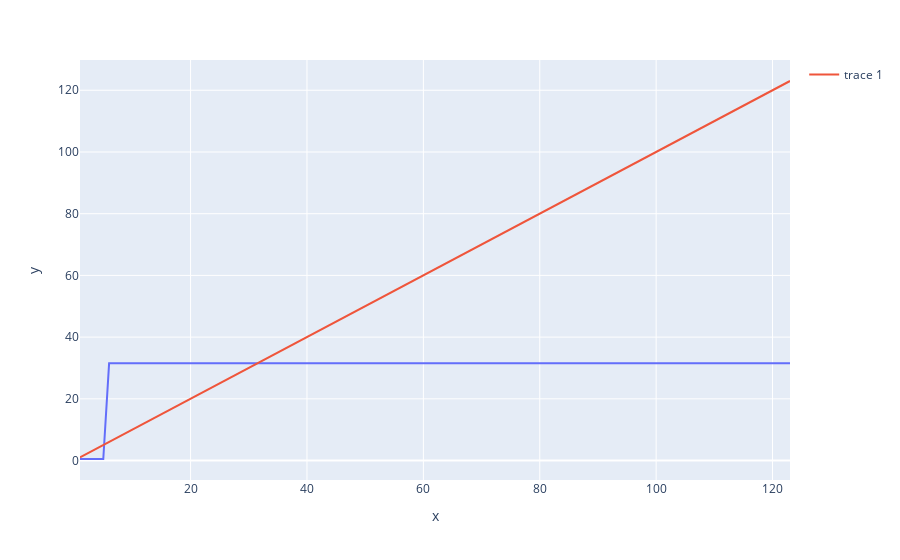

Source (notebook cell):
### Markdown cell above
## Sigma = 0.1

### Code cell
fig = px.line(x=np.arange(1,124), y=itr_ro[1,:,3]/itr_gd[:,3])
fig.add_trace(go.Scatter(x=np.arange(1,124),y=np.arange(1,124)))
fig.show()
